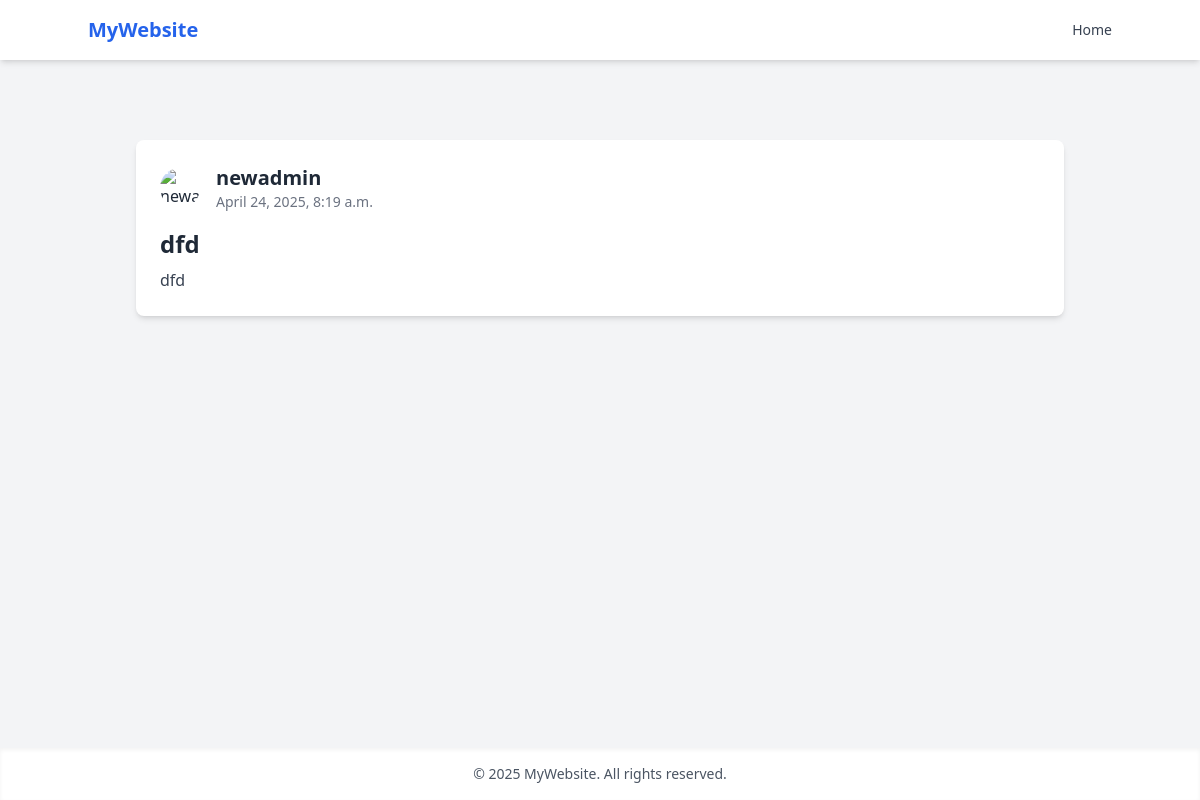
Page /post/25/ on the committed database.
### app/models.py (models this page shows)
class Post(models.Model):
    user = models.ForeignKey(User,on_delete=models.CASCADE)
    title = models.CharField(max_length=200)
    content = models.TextField()
    created_at = models.DateTimeField(auto_now_add=True,null = True,blank=True)
    updated_at = models.DateTimeField(auto_now=True,null = True,blank=True)

### app/views.py (the view)
# urls.py: path('post/<int:id>/',postdetail,name ="postdetail"),
def postdetail(request,id):
    try :
        post = Post.objects.get(id = id)
    except:
        return render(request,'404.html')
    return render(request,'postdetail.html',{'post':post})

### templates/postdetail.html
{% extends 'base.html' %}
{% block content %}
  <div class="max-w-7xl mx-auto px-6 py-12">
    <div class="bg-white p-6 rounded-lg shadow-md hover:shadow-xl transition-shadow duration-300">
      <div class="flex items-center space-x-4">
        <img src="{{ post.user.avatar_url }}" alt="{{ post.user.username }}'s avatar" class="w-10 h-10 rounded-full">
        <div>
          <h3 class="text-xl font-semibold">{{ post.user.username }}</h3>
          <p class="text-gray-500 text-sm">{{ post.created_at|date:"F j, Y, g:i a" }}</p>
        </div>
      </div>
      <div class="mt-4">
        <h2 class="text-2xl font-bold">{{ post.title }}</h2>
        <p class="mt-2 text-gray-700">{{ post.content }}</p>
      </div>
    </div>
  </div>
{% endblock %}

### rows in the picture
Post: user.username "newadmin", created_at "April 24, 2025, 8:19 a.m.", title "dfd", content "dfd"
